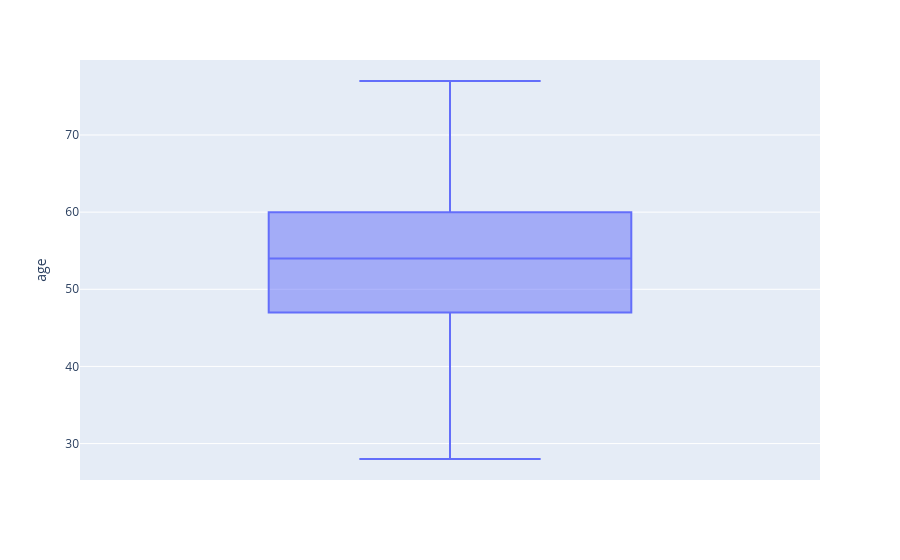
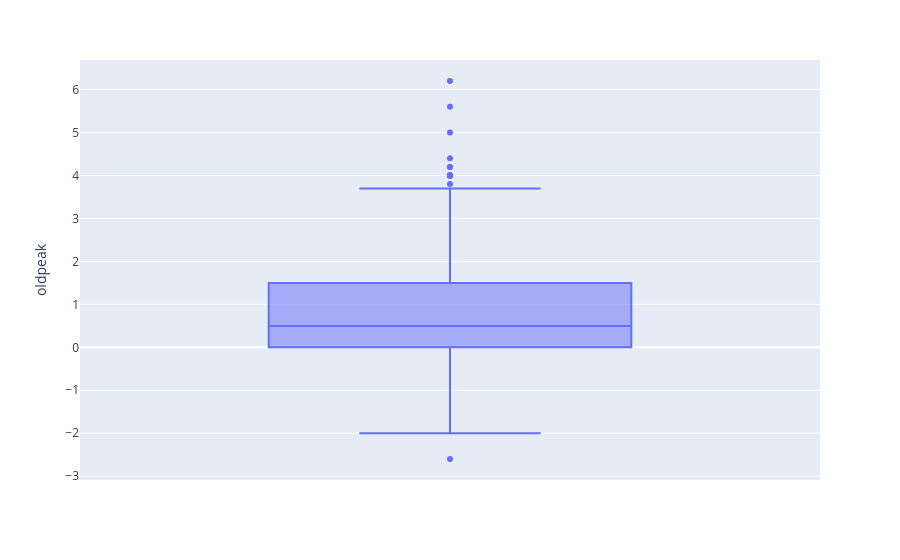
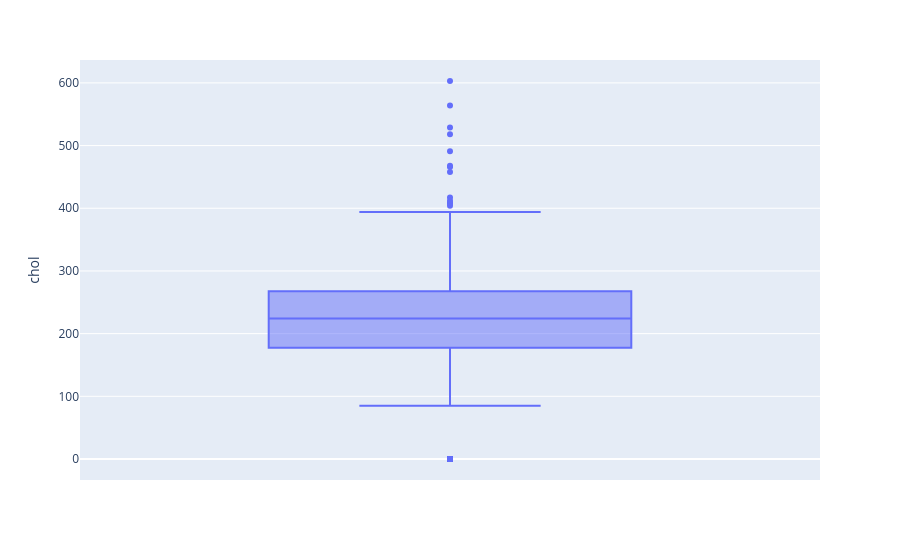
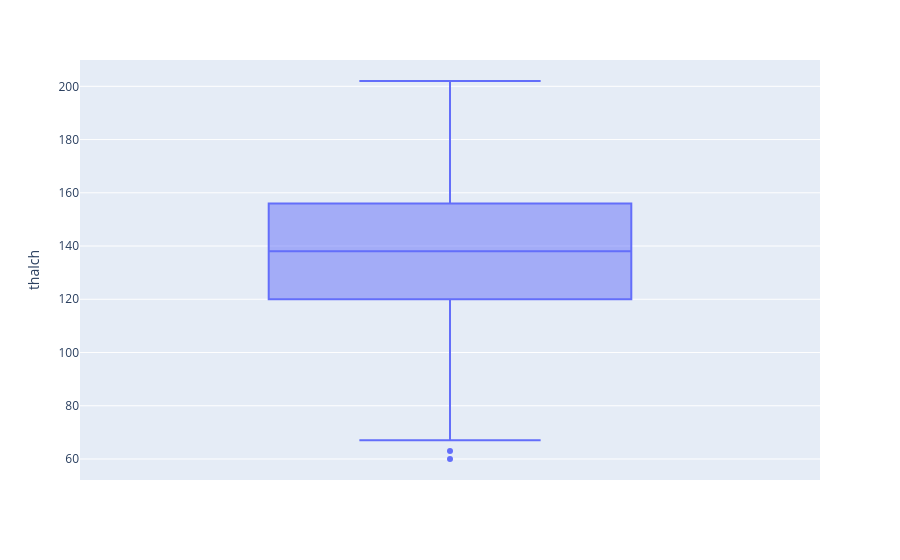

Notebook code for these charts, in order:
### Code cell
# create the boxplot with plotly

fig = px.box(data_frame=df, y = 'age')
fig.show()

fig = px.box(data_frame=df, y = 'oldpeak')
fig.show()

fig = px.box(data_frame=df, y = 'chol')
fig.show()

fig = px.box(data_frame=df, y = 'thalch')
fig.show()

fig = px.box(data_frame=df, y = 'trestbps')
fig.show()

### Figure 1 — Plotly figure (JSON) as saved in the notebook; plotly's stock layout.template omitted (floating-point values rounded to 4 significant figures; data arrays with more than 128 entries replaced by an {"elided": "..."} marker saying what was removed)
{"data": [{"alignmentgroup": "True", "hovertemplate": "age=%{y}<extra></extra>", "legendgroup": "", "marker": {"color": "#636efa"}, "name": "", "notched": false, "offsetgroup": "", "orientation": "v", "showlegend": false, "type": "box", "x0": " ", "xaxis": "x", "y": {"elided": "920 int values"}, "y0": " ", "yaxis": "y"}], "layout": {"boxmode": "group", "legend": {"tracegroupgap": 0}, "margin": {"t": 60}, "xaxis": {"anchor": "y", "domain": [0, 1]}, "yaxis": {"anchor": "x", "domain": [0, 1], "title": {"text": "age"}}}}

### Figure 2 — Plotly figure (JSON) as saved in the notebook; plotly's stock layout.template omitted (floating-point values rounded to 4 significant figures; data arrays with more than 128 entries replaced by an {"elided": "..."} marker saying what was removed)
{"data": [{"alignmentgroup": "True", "hovertemplate": "oldpeak=%{y}<extra></extra>", "legendgroup": "", "marker": {"color": "#636efa"}, "name": "", "notched": false, "offsetgroup": "", "orientation": "v", "showlegend": false, "type": "box", "x0": " ", "xaxis": "x", "y": {"elided": "920 float values"}, "y0": " ", "yaxis": "y"}], "layout": {"boxmode": "group", "legend": {"tracegroupgap": 0}, "margin": {"t": 60}, "xaxis": {"anchor": "y", "domain": [0, 1]}, "yaxis": {"anchor": "x", "domain": [0, 1], "title": {"text": "oldpeak"}}}}

### Figure 3 — Plotly figure (JSON) as saved in the notebook; plotly's stock layout.template omitted (floating-point values rounded to 4 significant figures; data arrays with more than 128 entries replaced by an {"elided": "..."} marker saying what was removed)
{"data": [{"alignmentgroup": "True", "hovertemplate": "chol=%{y}<extra></extra>", "legendgroup": "", "marker": {"color": "#636efa"}, "name": "", "notched": false, "offsetgroup": "", "orientation": "v", "showlegend": false, "type": "box", "x0": " ", "xaxis": "x", "y": {"elided": "920 float values"}, "y0": " ", "yaxis": "y"}], "layout": {"boxmode": "group", "legend": {"tracegroupgap": 0}, "margin": {"t": 60}, "xaxis": {"anchor": "y", "domain": [0, 1]}, "yaxis": {"anchor": "x", "domain": [0, 1], "title": {"text": "chol"}}}}

### Figure 4 — Plotly figure (JSON) as saved in the notebook; plotly's stock layout.template omitted (floating-point values rounded to 4 significant figures; data arrays with more than 128 entries replaced by an {"elided": "..."} marker saying what was removed)
{"data": [{"alignmentgroup": "True", "hovertemplate": "thalch=%{y}<extra></extra>", "legendgroup": "", "marker": {"color": "#636efa"}, "name": "", "notched": false, "offsetgroup": "", "orientation": "v", "showlegend": false, "type": "box", "x0": " ", "xaxis": "x", "y": {"elided": "920 float values"}, "y0": " ", "yaxis": "y"}], "layout": {"boxmode": "group", "legend": {"tracegroupgap": 0}, "margin": {"t": 60}, "xaxis": {"anchor": "y", "domain": [0, 1]}, "yaxis": {"anchor": "x", "domain": [0, 1], "title": {"text": "thalch"}}}}
